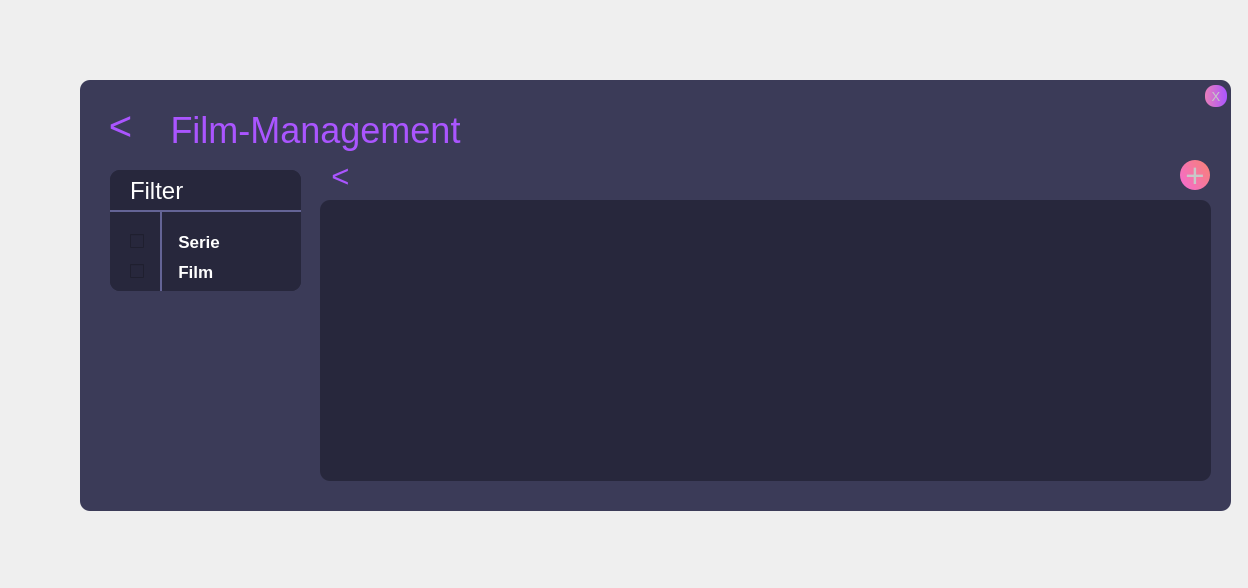
<?xml version="1.0" encoding="UTF-8"?>
<ui version="4.0">
 <class>Form</class>
 <widget class="QWidget" name="Form">
  <property name="geometry">
   <rect>
    <x>0</x>
    <y>0</y>
    <width>1248</width>
    <height>588</height>
   </rect>
  </property>
  <property name="windowTitle">
   <string>Form</string>
  </property>
  <widget class="QFrame" name="frame">
   <property name="geometry">
    <rect>
     <x>80</x>
     <y>80</y>
     <width>1151</width>
     <height>431</height>
    </rect>
   </property>
   <property name="styleSheet">
    <string notr="true">background-color: rgb(59, 59, 88);
border-radius:10px;
</string>
   </property>
   <property name="frameShape">
    <enum>QFrame::StyledPanel</enum>
   </property>
   <property name="frameShadow">
    <enum>QFrame::Raised</enum>
   </property>
   <widget class="QLabel" name="label">
    <property name="geometry">
     <rect>
      <x>60</x>
      <y>25</y>
      <width>351</width>
      <height>51</height>
     </rect>
    </property>
    <property name="font">
     <font>
      <family>Segoe UI</family>
      <pointsize>27</pointsize>
      <weight>50</weight>
      <bold>false</bold>
     </font>
    </property>
    <property name="styleSheet">
     <string notr="true">color: qlineargradient(spread:pad, x1:0, y1:0.460227, x2:1, y2:0.46, stop:0 rgba(231, 126, 186, 255), stop:1 rgba(170, 85, 255, 255));</string>
    </property>
    <property name="text">
     <string>Film-Management</string>
    </property>
    <property name="alignment">
     <set>Qt::AlignCenter</set>
    </property>
   </widget>
   <widget class="QFrame" name="frame_2">
    <property name="geometry">
     <rect>
      <x>30</x>
      <y>90</y>
      <width>191</width>
      <height>121</height>
     </rect>
    </property>
    <property name="styleSheet">
     <string notr="true">background-color: rgb(39, 39, 60);</string>
    </property>
    <property name="frameShape">
     <enum>QFrame::StyledPanel</enum>
    </property>
    <property name="frameShadow">
     <enum>QFrame::Raised</enum>
    </property>
    <widget class="QCheckBox" name="checkBox">
     <property name="geometry">
      <rect>
       <x>20</x>
       <y>60</y>
       <width>92</width>
       <height>23</height>
      </rect>
     </property>
     <property name="font">
      <font>
       <pointsize>13</pointsize>
       <weight>75</weight>
       <bold>true</bold>
      </font>
     </property>
     <property name="styleSheet">
      <string notr="true">color: rgb(255, 255, 255);</string>
     </property>
     <property name="text">
      <string>     Serie</string>
     </property>
    </widget>
    <widget class="QLabel" name="label_2">
     <property name="geometry">
      <rect>
       <x>20</x>
       <y>10</y>
       <width>81</width>
       <height>21</height>
      </rect>
     </property>
     <property name="font">
      <font>
       <pointsize>18</pointsize>
      </font>
     </property>
     <property name="styleSheet">
      <string notr="true">color: rgb(255, 255, 255);</string>
     </property>
     <property name="text">
      <string>Filter</string>
     </property>
    </widget>
    <widget class="QCheckBox" name="checkBox_2">
     <property name="geometry">
      <rect>
       <x>20</x>
       <y>90</y>
       <width>92</width>
       <height>23</height>
      </rect>
     </property>
     <property name="font">
      <font>
       <pointsize>13</pointsize>
       <weight>75</weight>
       <bold>true</bold>
      </font>
     </property>
     <property name="styleSheet">
      <string notr="true">color: rgb(255, 255, 255);</string>
     </property>
     <property name="text">
      <string>     Film</string>
     </property>
    </widget>
    <widget class="QFrame" name="frame_4">
     <property name="geometry">
      <rect>
       <x>-10</x>
       <y>40</y>
       <width>220</width>
       <height>2</height>
      </rect>
     </property>
     <property name="styleSheet">
      <string notr="true">background-color: rgb(100, 100, 150);</string>
     </property>
     <property name="frameShape">
      <enum>QFrame::StyledPanel</enum>
     </property>
     <property name="frameShadow">
      <enum>QFrame::Raised</enum>
     </property>
    </widget>
    <widget class="QFrame" name="frame_6">
     <property name="geometry">
      <rect>
       <x>0</x>
       <y>0</y>
       <width>191</width>
       <height>121</height>
      </rect>
     </property>
     <property name="styleSheet">
      <string notr="true">background-color: rgb(39, 39, 60);</string>
     </property>
     <property name="frameShape">
      <enum>QFrame::StyledPanel</enum>
     </property>
     <property name="frameShadow">
      <enum>QFrame::Raised</enum>
     </property>
     <widget class="QCheckBox" name="checkBox_3">
      <property name="geometry">
       <rect>
        <x>20</x>
        <y>60</y>
        <width>92</width>
        <height>23</height>
       </rect>
      </property>
      <property name="font">
       <font>
        <family>Segoe UI</family>
        <pointsize>13</pointsize>
        <weight>75</weight>
        <bold>true</bold>
       </font>
      </property>
      <property name="styleSheet">
       <string notr="true">color: rgb(255, 255, 255);</string>
      </property>
      <property name="text">
       <string>      Serie</string>
      </property>
     </widget>
     <widget class="QLabel" name="label_3">
      <property name="geometry">
       <rect>
        <x>20</x>
        <y>10</y>
        <width>81</width>
        <height>21</height>
       </rect>
      </property>
      <property name="font">
       <font>
        <family>Segoe UI</family>
        <pointsize>18</pointsize>
       </font>
      </property>
      <property name="styleSheet">
       <string notr="true">color: rgb(255, 255, 255);</string>
      </property>
      <property name="text">
       <string>Filter</string>
      </property>
     </widget>
     <widget class="QCheckBox" name="checkBox_4">
      <property name="geometry">
       <rect>
        <x>20</x>
        <y>90</y>
        <width>92</width>
        <height>23</height>
       </rect>
      </property>
      <property name="font">
       <font>
        <family>Segoe UI</family>
        <pointsize>13</pointsize>
        <weight>75</weight>
        <bold>true</bold>
       </font>
      </property>
      <property name="styleSheet">
       <string notr="true">color: rgb(255, 255, 255);</string>
      </property>
      <property name="text">
       <string>      Film</string>
      </property>
     </widget>
     <widget class="QFrame" name="frame_7">
      <property name="geometry">
       <rect>
        <x>-10</x>
        <y>40</y>
        <width>220</width>
        <height>2</height>
       </rect>
      </property>
      <property name="styleSheet">
       <string notr="true">background-color: rgb(100, 100, 150);</string>
      </property>
      <property name="frameShape">
       <enum>QFrame::StyledPanel</enum>
      </property>
      <property name="frameShadow">
       <enum>QFrame::Raised</enum>
      </property>
     </widget>
     <widget class="QFrame" name="frame_8">
      <property name="geometry">
       <rect>
        <x>50</x>
        <y>40</y>
        <width>2</width>
        <height>300</height>
       </rect>
      </property>
      <property name="styleSheet">
       <string notr="true">background-color: rgb(100, 100, 150);</string>
      </property>
      <property name="frameShape">
       <enum>QFrame::StyledPanel</enum>
      </property>
      <property name="frameShadow">
       <enum>QFrame::Raised</enum>
      </property>
     </widget>
    </widget>
   </widget>
   <widget class="QPushButton" name="exit">
    <property name="geometry">
     <rect>
      <x>1125</x>
      <y>5</y>
      <width>22</width>
      <height>22</height>
     </rect>
    </property>
    <property name="font">
     <font>
      <family>Segoe UI</family>
      <pointsize>10</pointsize>
      <weight>50</weight>
      <italic>false</italic>
      <bold>false</bold>
     </font>
    </property>
    <property name="styleSheet">
     <string notr="true">QPushButton#exit{
background-color: qlineargradient(spread:pad, x1:0, y1:0.460227, x2:1, y2:0.46, stop:0 rgba(231, 126, 186, 255), stop:1 rgba(170, 85, 255, 255));
border-radius:10px;
font: 10pt &quot;Segoe UI&quot;;
color:rgb(200, 200, 200);
}
QPushButton#exit:hover {
	font:  75 12pt &quot;Segoe UI&quot;;
	color: rgb(255, 255, 255);
}

QPushButton#exit:pressed{
	
	color: rgb(59, 59, 88);
}</string>
    </property>
    <property name="text">
     <string>X</string>
    </property>
   </widget>
   <widget class="QFrame" name="frame_3">
    <property name="geometry">
     <rect>
      <x>240</x>
      <y>120</y>
      <width>891</width>
      <height>281</height>
     </rect>
    </property>
    <property name="styleSheet">
     <string notr="true">background-color: rgb(39, 39, 60);</string>
    </property>
    <property name="frameShape">
     <enum>QFrame::StyledPanel</enum>
    </property>
    <property name="frameShadow">
     <enum>QFrame::Raised</enum>
    </property>
    <widget class="QListWidget" name="videoList">
     <property name="geometry">
      <rect>
       <x>15</x>
       <y>20</y>
       <width>861</width>
       <height>271</height>
      </rect>
     </property>
     <property name="styleSheet">
      <string notr="true">font: 20pt &quot;Segoe UI&quot;;
color: rgb(255, 255, 255);</string>
     </property>
    </widget>
   </widget>
   <widget class="QPushButton" name="backButton">
    <property name="geometry">
     <rect>
      <x>20</x>
      <y>30</y>
      <width>41</width>
      <height>31</height>
     </rect>
    </property>
    <property name="font">
     <font>
      <family>Segoe UI</family>
      <pointsize>30</pointsize>
      <weight>50</weight>
      <italic>false</italic>
      <bold>false</bold>
     </font>
    </property>
    <property name="styleSheet">
     <string notr="true">QPushButton#backButton{
color: qlineargradient(spread:pad, x1:0, y1:0.460227, x2:1, y2:0.46, stop:0 rgba(231, 126, 186, 255), stop:1 rgba(170, 85, 255, 255));
font: 30pt &quot;Segoe UI&quot;;

}
QPushButton#backButton:hover {
	font:  75 25pt &quot;Segoe UI&quot;;
}

QPushButton#backButton:pressed{
	color: rgb(59, 59, 88);
}</string>
    </property>
    <property name="text">
     <string>&lt;</string>
    </property>
   </widget>
   <widget class="QPushButton" name="addFilmButton">
    <property name="geometry">
     <rect>
      <x>1100</x>
      <y>80</y>
      <width>30</width>
      <height>30</height>
     </rect>
    </property>
    <property name="font">
     <font>
      <family>Segoe UI</family>
      <pointsize>25</pointsize>
      <weight>50</weight>
      <italic>false</italic>
      <bold>false</bold>
     </font>
    </property>
    <property name="styleSheet">
     <string notr="true">QPushButton#addFilmButton{
background-color: qlineargradient(spread:reflect, x1:0, y1:1, x2:1, y2:0.307, stop:0.0909091 rgba(244, 108, 203, 255), stop:1 rgba(247, 127, 127, 255));
border-radius:15px;
font: 25pt &quot;Segoe UI&quot;;
color:rgb(200, 200, 200);

}
QPushButton#addFilmButton:hover {
	font:  75 22pt &quot;Segoe UI&quot;;
	color: rgb(255, 255, 255);
}

QPushButton#addFilmButton:pressed{
	
	color: rgb(59, 59, 88);
}</string>
    </property>
    <property name="text">
     <string>+</string>
    </property>
   </widget>
   <widget class="QPushButton" name="resetFilmButton">
    <property name="geometry">
     <rect>
      <x>240</x>
      <y>80</y>
      <width>41</width>
      <height>31</height>
     </rect>
    </property>
    <property name="font">
     <font>
      <family>Segoe UI</family>
      <pointsize>23</pointsize>
      <weight>50</weight>
      <italic>false</italic>
      <bold>false</bold>
     </font>
    </property>
    <property name="styleSheet">
     <string notr="true">QPushButton#resetFilmButton{
color: qlineargradient(spread:pad, x1:0, y1:0.460227, x2:1, y2:0.46, stop:0 rgba(231, 126, 186, 255), stop:1 rgba(170, 85, 255, 255));
font: 23pt &quot;Segoe UI&quot;;

}
QPushButton#resetFilmButton:hover {
	font:  75 18pt &quot;Segoe UI&quot;;
}

QPushButton#resetFilmButton:pressed{
	color: rgb(59, 59, 88);
}</string>
    </property>
    <property name="text">
     <string>&lt;</string>
    </property>
   </widget>
  </widget>
 </widget>
 <resources/>
 <connections/>
</ui>
